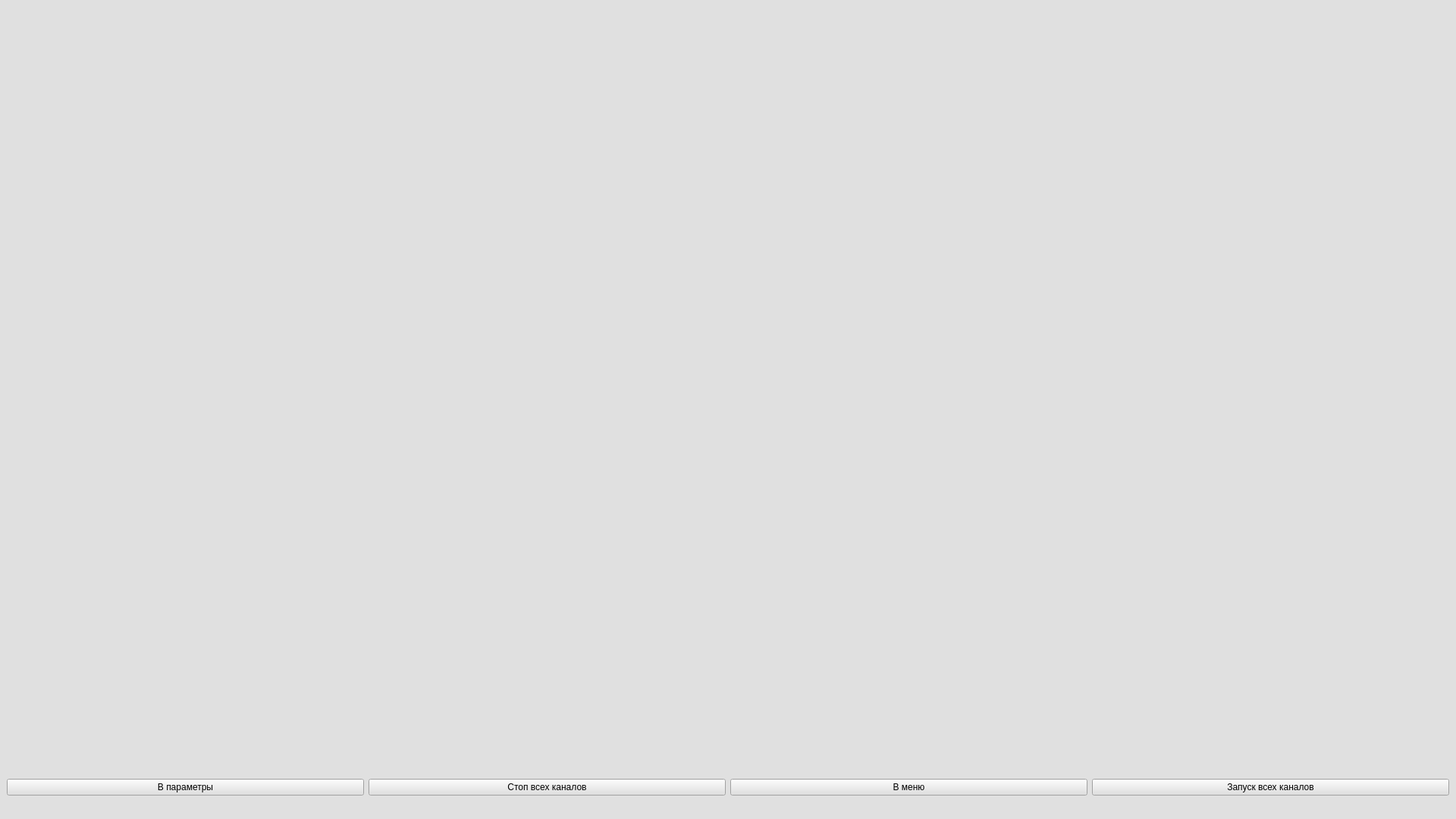
<?xml version="1.0" encoding="UTF-8"?>
<ui version="4.0">
 <class>SignalWindows</class>
 <widget class="QMainWindow" name="SignalWindows">
  <property name="geometry">
   <rect>
    <x>0</x>
    <y>0</y>
    <width>1920</width>
    <height>1080</height>
   </rect>
  </property>
  <property name="windowTitle">
   <string>Диагностика</string>
  </property>
  <property name="styleSheet">
   <string notr="true">background-color:rgb(224, 224, 224);</string>
  </property>
  <widget class="QWidget" name="centralwidget">
   <layout class="QGridLayout" name="gridLayout">
    <item row="2" column="1">
     <widget class="QCustomPlot" name="widget_10" native="true"/>
    </item>
    <item row="3" column="0">
     <widget class="QCustomPlot" name="widget_13" native="true"/>
    </item>
    <item row="2" column="3">
     <widget class="QCustomPlot" name="widget_12" native="true"/>
    </item>
    <item row="1" column="2">
     <widget class="QCustomPlot" name="widget_7" native="true"/>
    </item>
    <item row="0" column="2">
     <widget class="QCustomPlot" name="widget_3" native="true"/>
    </item>
    <item row="1" column="1">
     <widget class="QCustomPlot" name="widget_6" native="true"/>
    </item>
    <item row="7" column="0" colspan="4">
     <layout class="QHBoxLayout" name="horizontalLayout">
      <property name="rightMargin">
       <number>0</number>
      </property>
      <item>
       <widget class="QPushButton" name="pb_params_signal">
        <property name="text">
         <string>В параметры</string>
        </property>
       </widget>
      </item>
      <item>
       <widget class="QPushButton" name="p_signal_stop_all">
        <property name="text">
         <string>Стоп всех каналов</string>
        </property>
       </widget>
      </item>
      <item>
       <widget class="QPushButton" name="p_button_main">
        <property name="text">
         <string>В меню</string>
        </property>
       </widget>
      </item>
      <item>
       <widget class="QPushButton" name="p_signal_start_all">
        <property name="text">
         <string>Запуск всех каналов</string>
        </property>
       </widget>
      </item>
     </layout>
    </item>
    <item row="0" column="1">
     <widget class="QCustomPlot" name="widget_2" native="true"/>
    </item>
    <item row="0" column="3">
     <widget class="QCustomPlot" name="widget_4" native="true"/>
    </item>
    <item row="2" column="0">
     <widget class="QCustomPlot" name="widget_9" native="true">
      <property name="minimumSize">
       <size>
        <width>0</width>
        <height>0</height>
       </size>
      </property>
     </widget>
    </item>
    <item row="0" column="0">
     <widget class="QCustomPlot" name="widget" native="true"/>
    </item>
    <item row="2" column="2">
     <widget class="QCustomPlot" name="widget_11" native="true"/>
    </item>
    <item row="1" column="3">
     <widget class="QCustomPlot" name="widget_8" native="true"/>
    </item>
    <item row="1" column="0">
     <widget class="QCustomPlot" name="widget_5" native="true">
      <property name="minimumSize">
       <size>
        <width>0</width>
        <height>0</height>
       </size>
      </property>
     </widget>
    </item>
    <item row="3" column="1">
     <widget class="QCustomPlot" name="widget_14" native="true"/>
    </item>
    <item row="3" column="2">
     <widget class="QCustomPlot" name="widget_15" native="true"/>
    </item>
    <item row="3" column="3">
     <widget class="QCustomPlot" name="widget_16" native="true"/>
    </item>
   </layout>
  </widget>
  <widget class="QMenuBar" name="menubar">
   <property name="geometry">
    <rect>
     <x>0</x>
     <y>0</y>
     <width>1920</width>
     <height>29</height>
    </rect>
   </property>
  </widget>
  <widget class="QStatusBar" name="statusbar"/>
 </widget>
 <customwidgets>
  <customwidget>
   <class>QCustomPlot</class>
   <extends>QWidget</extends>
   <header location="global">qcustomplot.h</header>
   <container>1</container>
  </customwidget>
 </customwidgets>
 <resources/>
 <connections/>
</ui>
